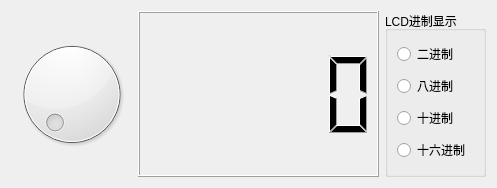
<?xml version="1.0" encoding="UTF-8"?>
<ui version="4.0">
 <class>ExQdialQLCD</class>
 <widget class="QWidget" name="ExQdialQLCD">
  <property name="geometry">
   <rect>
    <x>0</x>
    <y>0</y>
    <width>497</width>
    <height>188</height>
   </rect>
  </property>
  <property name="windowTitle">
   <string>Form</string>
  </property>
  <layout class="QGridLayout" name="gridLayout">
   <item row="0" column="0">
    <layout class="QHBoxLayout" name="horizontalLayout" stretch="1,2">
     <item>
      <widget class="QDial" name="dial"/>
     </item>
     <item>
      <widget class="QLCDNumber" name="lcdNumber"/>
     </item>
    </layout>
   </item>
   <item row="0" column="1">
    <widget class="QGroupBox" name="groupBox">
     <property name="title">
      <string>LCD进制显示</string>
     </property>
     <layout class="QVBoxLayout" name="verticalLayout">
      <item>
       <widget class="QRadioButton" name="raidBtn2">
        <property name="text">
         <string>二进制</string>
        </property>
       </widget>
      </item>
      <item>
       <widget class="QRadioButton" name="raidBtn8">
        <property name="text">
         <string>八进制</string>
        </property>
       </widget>
      </item>
      <item>
       <widget class="QRadioButton" name="raidBtn10">
        <property name="text">
         <string>十进制</string>
        </property>
       </widget>
      </item>
      <item>
       <widget class="QRadioButton" name="raidBtn16">
        <property name="text">
         <string>十六进制</string>
        </property>
       </widget>
      </item>
     </layout>
    </widget>
   </item>
  </layout>
 </widget>
 <resources/>
 <connections/>
</ui>
